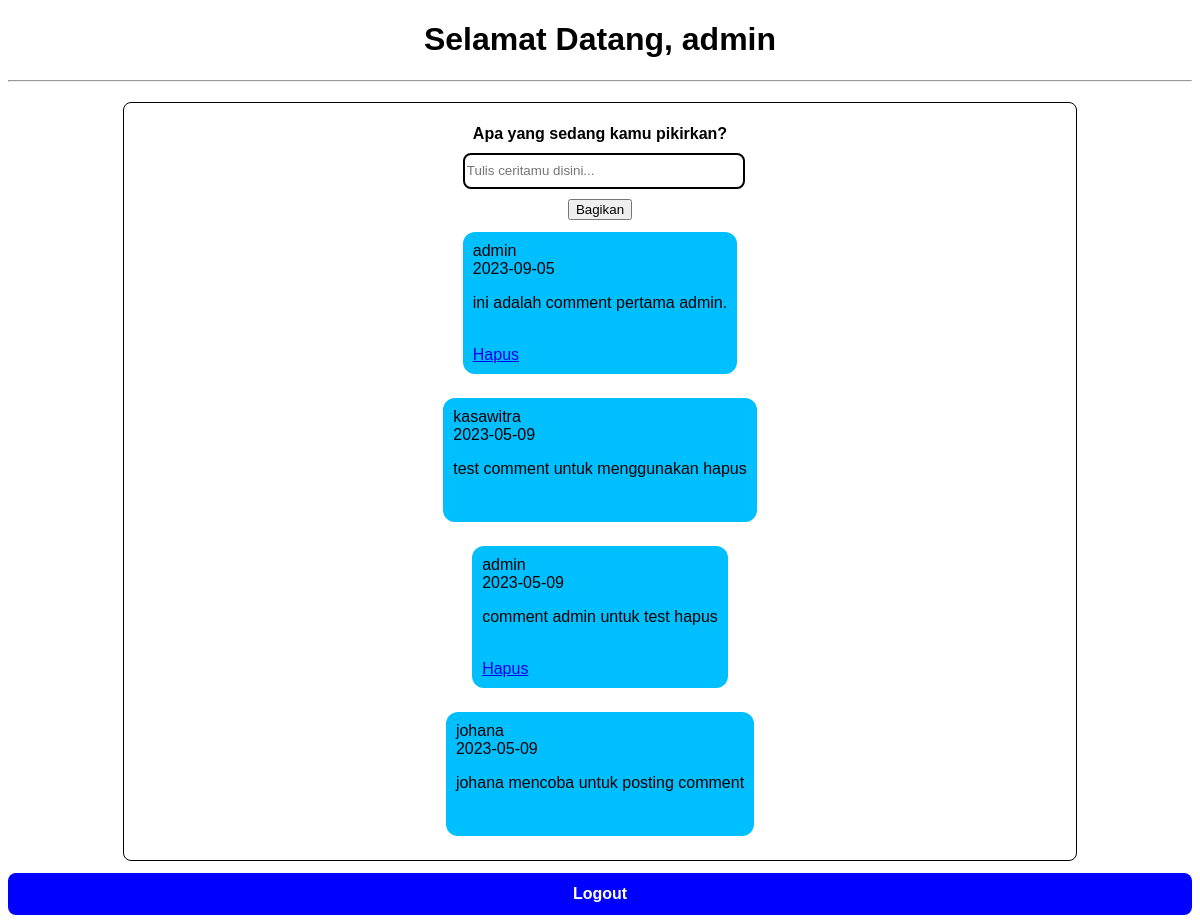
/index.php (signed in), run on the app's committed database.
### tables this page shows
CREATE TABLE `comment` (
  `idcomment` int(11) NOT NULL,
  `username` varchar(20) NOT NULL,
  `tgl` date NOT NULL,
  `textcomment` varchar(250) NOT NULL
);

### modul.php (called while the page is built, shortened)
<?php
$db = mysqli_connect("localhost", "root", "", "test");
function query ($query){
    global $db;
    $result = mysqli_query($db, $query);
    $rows = [];
    while ($row = mysqli_fetch_assoc($result)) {
        $rows[] = $row;
    }
    return $rows;
}
?>

### index.php (the view, shortened to what this page needs)
<?php
$username = $_SESSION["login"];
require 'modul.php';
$dataComment = query("SELECT * FROM comment");
?>
<!DOCTYPE html>
<html lang="en">
<head>
    <link rel="stylesheet" href="style.css">
</head>
<body>
    <h1>Selamat Datang, <?= $username; ?></h1>
    <hr>
<div class="feedcontainer">
    <div class="feedcontent">
        <form action="" method="post">
        <label for="posting">Apa yang sedang kamu pikirkan?</label>
        <input type="text" name="posting" id="posting" placeholder="Tulis ceritamu disini...">
        <button type="submit" name="bagikan" id="bagikan">Bagikan</button>
        </form>
        <?php foreach ($dataComment as $row) : ?>
        <div class="comment"><?= $row["username"]; ?><br>
        <?= $row["tgl"] ?><br>
        <p><?= $row["textcomment"]; ?></p><br>
        <?php if ($row["username"] == $_SESSION["login"]) : ?>
        <a href="hapus.php?id=<?= $row["idcomment"]; ?>" onclick="return confirm('Yakin ingin menghapus comment?');">Hapus</a>
        <?php endif; ?>
        </div>
        <?php endforeach; ?>
    </div>
</div>
<a href="logout.php" class="logout">Logout</a>
</body>
</html>

### style.css (style rules this page uses)
body { font-family: Arial, Helvetica, sans-serif; box-sizing: border-box; }
h1 { text-align: center; }
label { display: block; font-weight: bold; }
input { display: block; margin-bottom: 10px; }
.logout { display: block; text-decoration: none; padding: 12px; background-color: blue; border-radius: 8px; text-align: center; font-weight: bolder; color: white; }
.feedcontainer { width: full; height: auto; display: flex; justify-content: center; align-items: center; padding: 12px; }
.feedcontent { border: 1px solid black; border-radius: 8px; width: 80%; padding: 12px; height: auto; display: flex; flex-direction: column; align-items: center; }
.feedcontent label { margin: 10px; }
.feedcontent form { text-align: center; }
.feedcontent input { width: 100%; height: 30px; border: 2px solid black; border-radius: 8px; }
.feedcontent button { text-align: center; align-items: center; }
.comment { border: hidden; border-radius: 12px; background-color: deepskyblue; padding: 10px; margin: 12px; }

### data on the page
comment: username "admin", tgl "2023-09-05", textcomment "ini adalah comment pertama admin."
comment: username "kasawitra", tgl "2023-05-09", textcomment "test comment untuk menggunakan hapus"
comment: username "admin", tgl "2023-05-09", textcomment "comment admin untuk test hapus"
comment: username "johana", tgl "2023-05-09", textcomment "johana mencoba untuk posting comment"

### other printed values
$username "admin"
